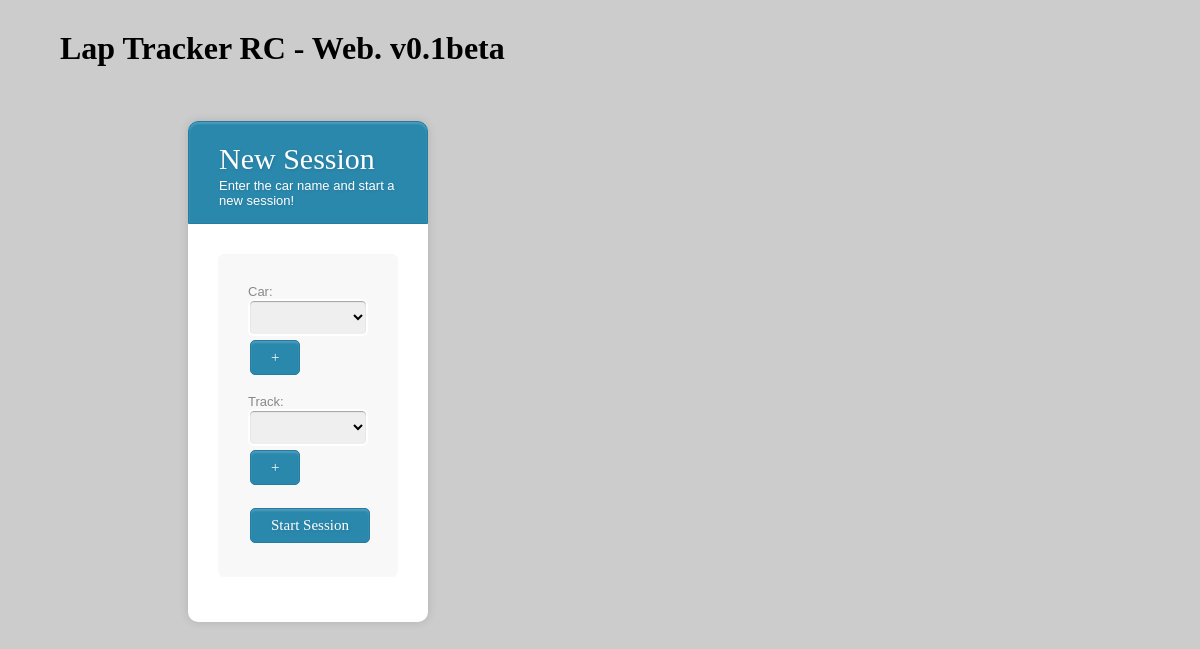
/Web/, run on an earlier commit of the app's database.
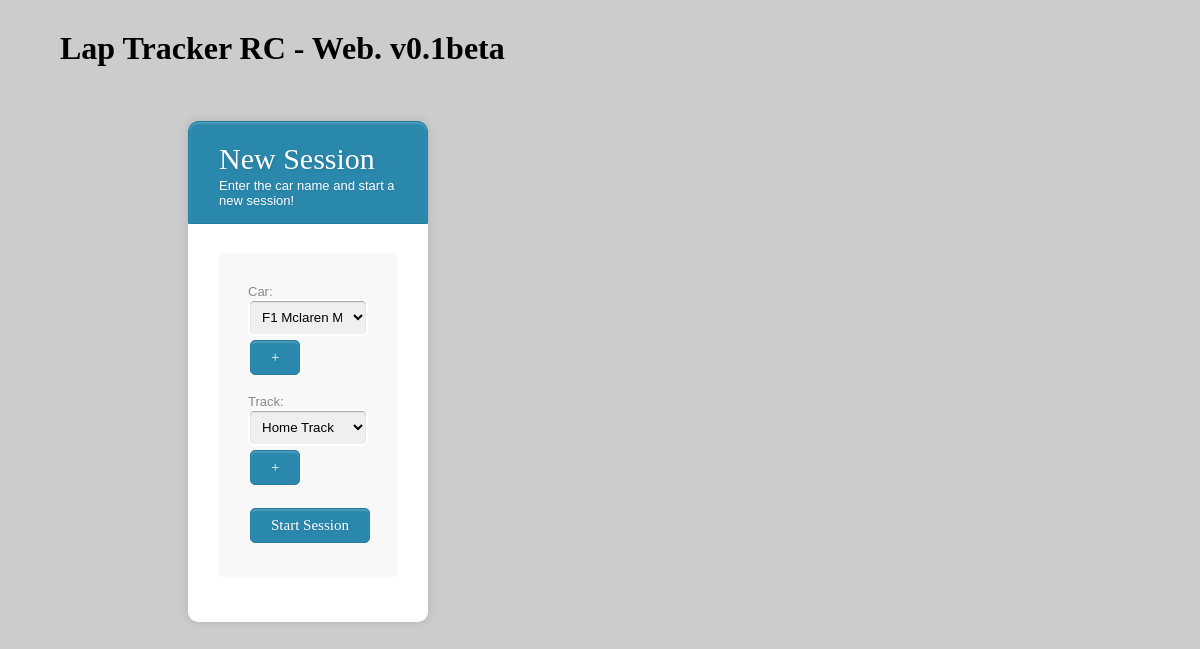
And on a later commit of the database.
### Web/models.py (models this page shows)
class Car(models.Model):
    name = models.CharField(max_length=200, default="Car")

class Track(models.Model):
    name = models.CharField(max_length=200)
    length = models.IntegerField(default=0)

### Web/views.py (the view)
# urls.py: path('', views.index, name='index'),
def index(request):
    tracks,cars = loadCarsAndTracks()
    context = {'tracks': tracks, "cars": cars}
    return render(request, 'Web/index.html', context)

### Web/views.py (called while the page is built)
def loadCarsAndTracks():
    tracks = []
    for t in Track.objects.all():
        tracks.append(t.name)
    cars = []
    for t in Car.objects.all():
        cars.append(t.name)
    return tracks, cars

### Web/templates/Web/index.html (shortened to what this page needs)
<!DOCTYPE html>
<html lang="en">
<head>
</head>
<body>
<div class="top">
    <h1><b>Lap Tracker RC - Web. v0.1beta</b> </h1><br>
</div>
<div class="center">
<div class="form-style-10">
<h1>New Session<span>Enter the car name and start a new session!</span></h1>
<div id="selectItem">
    <form action="{% url 'Web:startSession'%}" method="post">
        <div class="inner-wrap">
                 <label>Car: <select name="selectedCarID" id ="selectedCarID">
                {% for entry in cars %}
                    <option value="{{ entry}}">{{ entry }}</option>
                {% endfor %}
                </select> <input type="button" onclick="openNewCarDiv()" value="+"></label>
                <label>Track: <select name="selectedTrackNameID" id ="selectedTrackNameID">
                {% for entry in tracks %}
                    <option value="{{ entry }}">{{ entry }}</option>
                {% endfor %}
                </select> <input type="button" onclick="openNewTrackDiv()" value="+"></label>
                <input type="submit" id="submitButton" value="Start Session">
        </div>
    </form>
</div>
</div>
</div>
</body>
</html>

What changed in the data, as far as the page shows it:
added Car: selectedCarID "F1 Mclaren Mp4/4"
added Track: selectedTrackNameID "Home Track"
